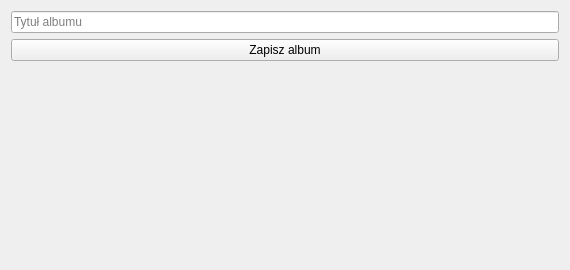
<?xml version='1.0' encoding='utf-8'?>
<ui version="4.0">
 <class>Form</class>
 <widget class="QWidget" name="Form">
  <property name="geometry">
   <rect>
    <x>0</x>
    <y>0</y>
    <width>570</width>
    <height>270</height>
   </rect>
  </property>
  <property name="windowTitle">
   <string>Katalog albumów</string>
  </property>
  <layout class="QVBoxLayout" name="uklad">
   <item>
    <widget class="QLineEdit" name="tytulEdit">
     <property name="placeholderText">
      <string>Tytuł albumu</string>
     </property>
    </widget>
   </item>
   <item>
    <widget class="QPushButton" name="zapiszButton">
     <property name="text">
      <string>Zapisz album</string>
     </property>
    </widget>
   </item>
   <item>
    <widget class="QLabel" name="wynikLabel">
     <property name="text">
      <string />
     </property>
     <property name="wordWrap">
      <bool>true</bool>
     </property>
     <property name="textFormat">
      <enum>Qt::PlainText</enum>
     </property>
    </widget>
   </item>
   <item>
    <spacer name="miejsce">
     <property name="orientation">
      <enum>Qt::Vertical</enum>
     </property>
     <property name="sizeHint">
      <size>
       <width>20</width>
       <height>20</height>
      </size>
     </property>
    </spacer>
   </item>
  </layout>
 </widget>
 <resources />
 <connections />
</ui>
